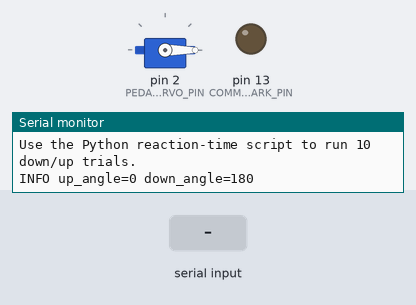
The sketch below on a simulated Arduino Uno, built with avr-gcc and run on an emulated ATmega328P. On the bench: servo, output pins drawn as LEDs (lit = HIGH), the last lines printed to the serial monitor. Inputs (shaded band) come from the test bench.

Above: at 2.7 s.
2.8 s: "MOVE DOWN\n" received over Serial
At 3.2 s:
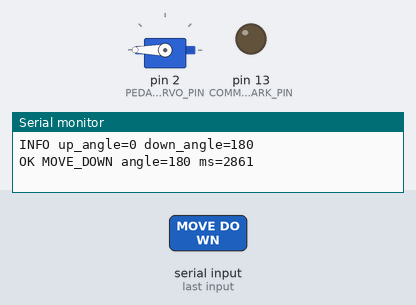
4.3 s: "MOVE UP\n" received over Serial
At 5.6 s:
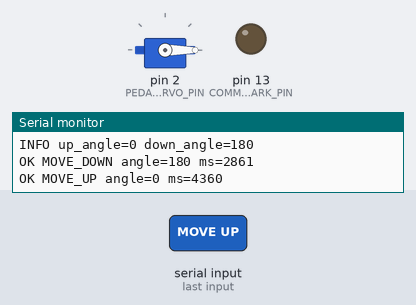
Timing chart, 0 to 7.3 s (numbered marks = the images above; inputs shaded):
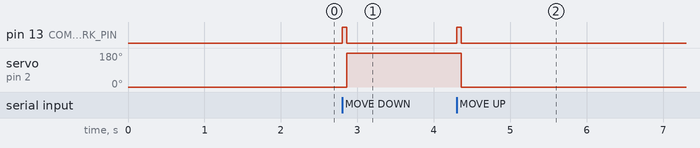

The sketch:

PedalServoBenchTest.ino
```cpp
#include <Arduino.h>
#include <Servo.h>

// Bench test for the sustain-pedal servo.
// This sketch waits for serial commands from the Python reaction-time runner.
// The runner starts a move, you tap Space when the servo reaches the target,
// and the measured travel times are saved for pedal compensation later.
// This is not used during normal solenoid playback yet.

static const uint8_t PEDAL_SERVO_PIN = 2;
static const uint8_t COMMAND_MARK_PIN = LED_BUILTIN;
static const uint32_t SERIAL_BAUD = 115200;

// Default full-range test requested for the microservo.
// Reduce these if your linkage binds or the servo buzzes hard at the stops.
static const uint8_t PEDAL_UP_ANGLE_DEG = 0;
static const uint8_t PEDAL_DOWN_ANGLE_DEG = 180;

static const uint16_t STARTUP_SETTLE_MS = 1500;
static const uint16_t COMMAND_MARK_MS = 60;

Servo pedalServo;
bool isHomed = false;

void flashCommandMark() {
  digitalWrite(COMMAND_MARK_PIN, HIGH);
  delay(COMMAND_MARK_MS);
  digitalWrite(COMMAND_MARK_PIN, LOW);
}

void moveServoAndAcknowledge(const __FlashStringHelper *label, uint8_t angleDeg) {
  // Acknowledge immediately after commanding the move. Python measures from this
  // command response until the user taps Space at the observed endpoint.
  flashCommandMark();
  pedalServo.write(angleDeg);

  Serial.print(F("OK "));
  Serial.print(label);
  Serial.print(F(" angle="));
  Serial.print(angleDeg);
  Serial.print(F(" ms="));
  Serial.println(millis());
}

void homeServo() {
  pedalServo.write(PEDAL_UP_ANGLE_DEG);
  isHomed = true;
  delay(STARTUP_SETTLE_MS);
}

void handleCommand(const String &command) {
  if (command == "PING") {
    Serial.println(F("PONG"));
    return;
  }

  if (command == "STATUS") {
    Serial.print(F("STATUS homed="));
    Serial.print(isHomed ? F("yes") : F("no"));
    Serial.print(F(" up="));
    Serial.print(PEDAL_UP_ANGLE_DEG);
    Serial.print(F(" down="));
    Serial.println(PEDAL_DOWN_ANGLE_DEG);
    return;
  }

  if (command == "HOME") {
    homeServo();
    Serial.print(F("OK HOME angle="));
    Serial.println(PEDAL_UP_ANGLE_DEG);
    return;
  }

  if (command == "MOVE DOWN") {
    moveServoAndAcknowledge(F("MOVE_DOWN"), PEDAL_DOWN_ANGLE_DEG);
    return;
  }

  if (command == "MOVE UP") {
    moveServoAndAcknowledge(F("MOVE_UP"), PEDAL_UP_ANGLE_DEG);
    return;
  }

  if (command == "HELP") {
    Serial.println(F("OK COMMANDS PING STATUS HOME MOVE DOWN MOVE UP HELP"));
    return;
  }

  Serial.print(F("ERROR UNKNOWN_COMMAND "));
  Serial.println(command);
}

void setup() {
  pinMode(COMMAND_MARK_PIN, OUTPUT);
  digitalWrite(COMMAND_MARK_PIN, LOW);

  Serial.begin(SERIAL_BAUD);
  delay(50);

  pedalServo.attach(PEDAL_SERVO_PIN);
  homeServo();

  Serial.println(F("READY PEDAL_SERVO_TEST"));
  Serial.println(F("Use the Python reaction-time script to run 10 down/up trials."));
  Serial.print(F("INFO up_angle="));
  Serial.print(PEDAL_UP_ANGLE_DEG);
  Serial.print(F(" down_angle="));
  Serial.println(PEDAL_DOWN_ANGLE_DEG);
}

void loop() {
  if (Serial.available() <= 0) {
    return;
  }

  String command = Serial.readStringUntil('\n');
  command.trim();
  if (command.length() == 0) {
    return;
  }

  handleCommand(command);
}
```

Measured:
- after the input at 2.8 s, pin 13 (COMMAND_MARK_PIN): LOW → HIGH at once, → LOW 0.06 s later; servo on pin 2 (PEDAL_SERVO_PIN): 0° → 180° after 0.06 s
- after the input at 4.3 s, pin 13 (COMMAND_MARK_PIN): LOW → HIGH at once, → LOW 0.06 s later; servo on pin 2 (PEDAL_SERVO_PIN): 180° → 0° after 0.06 s
